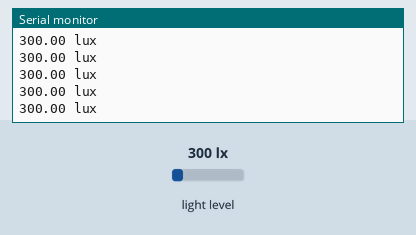
Recording of a sketch running on a simulated Arduino Uno, built with avr-gcc and run on an emulated ATmega328P. On the bench: the last lines printed to the serial monitor. The test bench sets the inputs (shaded band); at power-on: light level 300 lx.

Above: at 1.2 s.
1.3 s: light level set to 40 lx
At 1.6 s:
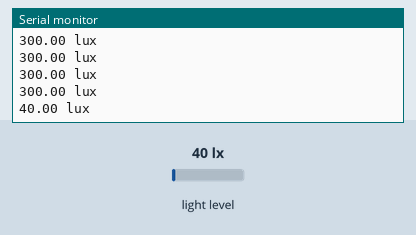
2.8 s: light level set to 500 lx
At 2.93 s:
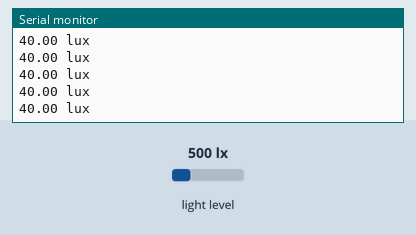
Timing chart, 0 to 5.8 s (numbered marks = the images above; inputs shaded):
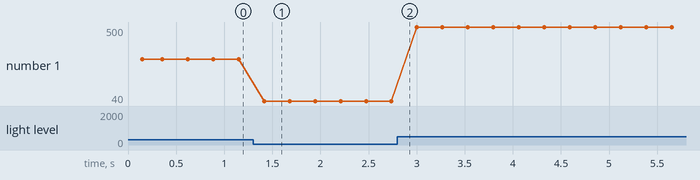

The sketch:

TSL2561.ino
```cpp
#include <Wire.h>
#include <Adafruit_Sensor.h>
#include <Adafruit_TSL2561_U.h>

Adafruit_TSL2561_Unified tsl = Adafruit_TSL2561_Unified(TSL2561_ADDR_FLOAT, 12345);

void configureSensor(void)
{
  /* You can also manually set the gain or enable auto-gain support */
  tsl.enableAutoRange(true);            /* Auto-gain ... switches automatically between 1x and 16x */

  /* Changing the integration time gives you better sensor resolution (402ms = 16-bit data) */
  tsl.setIntegrationTime(TSL2561_INTEGRATIONTIME_13MS);      /* fast but low resolution */

  /* Update these values depending on what you've set above! */
  Serial.println("------------------------------------");
  Serial.print  ("Gain:         "); Serial.println("Auto");
  Serial.print  ("Timing:       "); Serial.println("13 ms");
  Serial.println("------------------------------------");
}

void setup(void)
{
  Serial.begin(9600);
  Serial.println("Light Sensor Test"); Serial.println("");

  /* Initialise the sensor */
  if(!tsl.begin())
  {
    /* There was a problem detecting the ADXL345 ... check your connections */
    Serial.print("Ooops, no TSL2561 detected ... Check your wiring or I2C ADDR!");
    while(1);
  }

  /* Setup the sensor gain and integration time */
  configureSensor();

  /* We're ready to go! */
  Serial.println("");
}

void loop(void)
{
  /* Get a new sensor event */
  sensors_event_t event;
  tsl.getEvent(&event);

  /* Display the results (light is measured in lux) */
  if (event.light)
  {
    Serial.print(event.light); Serial.println(" lux");
  }
  else
  {
    /* If event.light = 0 lux the sensor is probably saturated
       and no reliable data could be generated! */
    Serial.println("Sensor overload");
  }
  delay(250);
}
```

Measured:
- after the input at 1.3 s, the serial monitor: prints a new line after 0.12 s (image 1)
- plotted number 1: 300 → 40 after the input at 1.3 s, 40 → 500 after the input at 2.8 s
